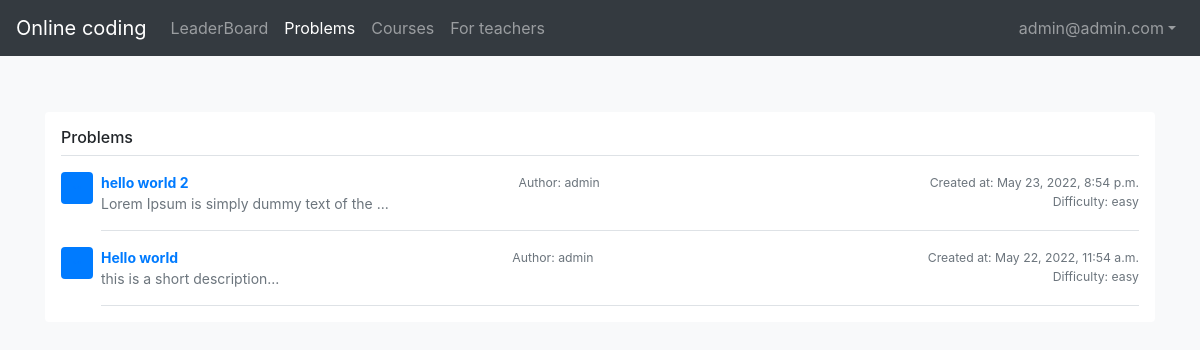
The page /problems (signed in) on the database its author committed.
### user/models.py (models this page shows)
class User(AbstractBaseUser, PermissionsMixin):
    id = models.UUIDField(primary_key=True, default=uuid.uuid4, editable=False)
    first_name = models.CharField(max_length=32)
    surname = models.CharField(max_length=32)
    group = models.CharField(max_length=32)
    role = models.IntegerField(choices=ROLE_CHOICES, default=0)
    is_active = models.BooleanField(default=True)
    is_staff = models.BooleanField(default=False)
    email = models.EmailField(max_length=255, unique=True)
    rating = models.IntegerField(default=0)
    objects = UserManager()
    USERNAME_FIELD = 'email'

### main/models.py (models this page shows, shortened)
class ProgrammingTask(models.Model):
    title = models.CharField(max_length=100)
    description = models.TextField()
    slug = models.SlugField(max_length=100, unique=True, null=True)
    input_description = models.TextField()
    output_description = models.TextField()
    input_example = models.TextField()
    output_example = models.TextField()
    time_limit = models.IntegerField()
    memory_limit = models.IntegerField()
    created_at = models.DateTimeField(auto_now_add=True)
    updated_at = models.DateTimeField(auto_now=True)
    is_public = models.BooleanField(default=False)
    is_deleted = models.BooleanField(default=False)
    author = models.ForeignKey(User, on_delete=models.CASCADE)
    language = models.CharField(choices=LANGUAGE_CHOICES, default='python', max_length=10)
    difficulty = models.CharField(choices=DIFFICULTY_CHOICES, default='easy', max_length=10)
    max_plagiarism = models.FloatField(default=0)
    solved_count = models.IntegerField(default=0)
    teacher = models.ForeignKey(Teacher, on_delete=models.CASCADE, null=True)
    course = models.ForeignKey('Course', on_delete=models.CASCADE, null=True)
    class Meta:
        ordering = ['-created_at']
        verbose_name = 'Programming Task'
        verbose_name_plural = 'Programming Tasks'

### api/views.py (the view)
# urls.py: path('problems', problems, name='problems'),
def problems(request):
    print(request.user)
    tasks = ProgrammingTask.objects.all()
    for i in tasks:
        i.description = i.description[0:40] + "..."
    return render(request, 'onlineCoding/problems.html', {'tasks': tasks})

### templates/onlineCoding/problems.html (shortened to what this page needs)
{% extends 'onlineCoding/base.html' %}
{% block content %}
    <div class="my-3 p-3 bg-white rounded box-shadow">
        <h6 class="border-bottom border-gray pb-2 mb-0">Problems</h6>
        <div>
            {% for task in tasks %}
                <div class="media text-muted pt-3">
                    <img data-src="holder.js/32x32?theme=thumb&amp;bg=007bff&amp;fg=007bff&amp;size=1" alt="32x32"
                         class="mr-2 rounded" style="width: 32px; height: 32px;"
                         data-holder-rendered="true">
                    <div class="media-body pb-3 mb-0 small lh-125 border-bottom border-gray">
                        <div class="d-flex justify-content-between align-items-center w-100">
                            <a href="{% url 'textEditor' task.slug %}">
                                <strong class="text-gray-dark">{{ task.title }}</strong>
                            </a>
                            <small class="float-right">Author: {{ task.author.first_name }}</small>
                            <small class="float-right">Created at: {{ task.created_at }}</small>
                        </div>
                        <span class="d-block"  >
                            {{ task.description }}
                            <small class="float-right">Difficulty: {{ task.difficulty }}</small></span>
                    </div>
                </div>
            {% endfor %}
        </div>
    </div>
{% endblock %}

### templates/onlineCoding/base.html (shortened to what this page needs)
<!DOCTYPE html>
<html lang="en">
<head>
    <link rel="stylesheet" href="https://cdn.jsdelivr.net/npm/bootstrap@4.6.1/dist/css/bootstrap.min.css"
>
</head>
<body class="bg-light">
<nav class="navbar navbar-expand-md fixed-top navbar-dark bg-dark">
    <a class="navbar-brand" href="#">Online coding</a>
    {% with request.resolver_match.url_name as url_name %}
        <div class="navbar-collapse offcanvas-collapse" id="navbarsExampleDefault">
            <ul class="navbar-nav mr-auto">
                <li class="nav-item {% if url_name == 'leaderboard' %} active {% endif %}">
                    <a class="nav-link" href="/leaderboard">LeaderBoard <span class="sr-only">(current)</span></a>
                </li>
                <li class="nav-item {% if url_name == 'problems' %} active {% endif %}">
                    <a class="nav-link" href="/problems">Problems</a>
                </li>
                <li class="nav-item {% if url_name == 'courses' %} active {% endif %}">
                    <a class="nav-link" href="/courses">Courses</a>
                </li>
                <li class="nav-item {% if url_name == 'teacher' %} active {% endif %}">
                    <a class="nav-link" href="/teacher">For teachers</a>
                </li>
            </ul>
            <ul class="navbar-nav">
                {% if request.user.is_authenticated %}
                    <li class="nav-item dropdown {% if url_name == 'profile' %} active {% endif %}">
                        <a class="nav-link dropdown-toggle" href="#" id="dropdown01" data-toggle="dropdown"
                           aria-haspopup="true" aria-expanded="false">{{ request.user }}</a>
                    </li>
                {% else %}
                    <li class="nav-item">
                        <a class="nav-link" href="/auth">Login/Register</a>
                    </li>
                {% endif %}
            </ul>
        </div>
    {% endwith %}
</nav>
<br>
<br>
<br>
<br>
<main role="main" class="container">
    {% block content %}
    {% endblock %}
</main>
</body>
</html>

### rows shown on the page
User: user "admin@admin.com"
ProgrammingTask: title "hello world 2", author.first_name "admin", created_at "May 23, 2022, 8:54 p.m.", description "Lorem Ipsum is simply dummy text of the ...", difficulty "easy"
ProgrammingTask: title "Hello world", author.first_name "admin", created_at "May 22, 2022, 11:54 a.m.", description "this is a short description...", difficulty "easy"
